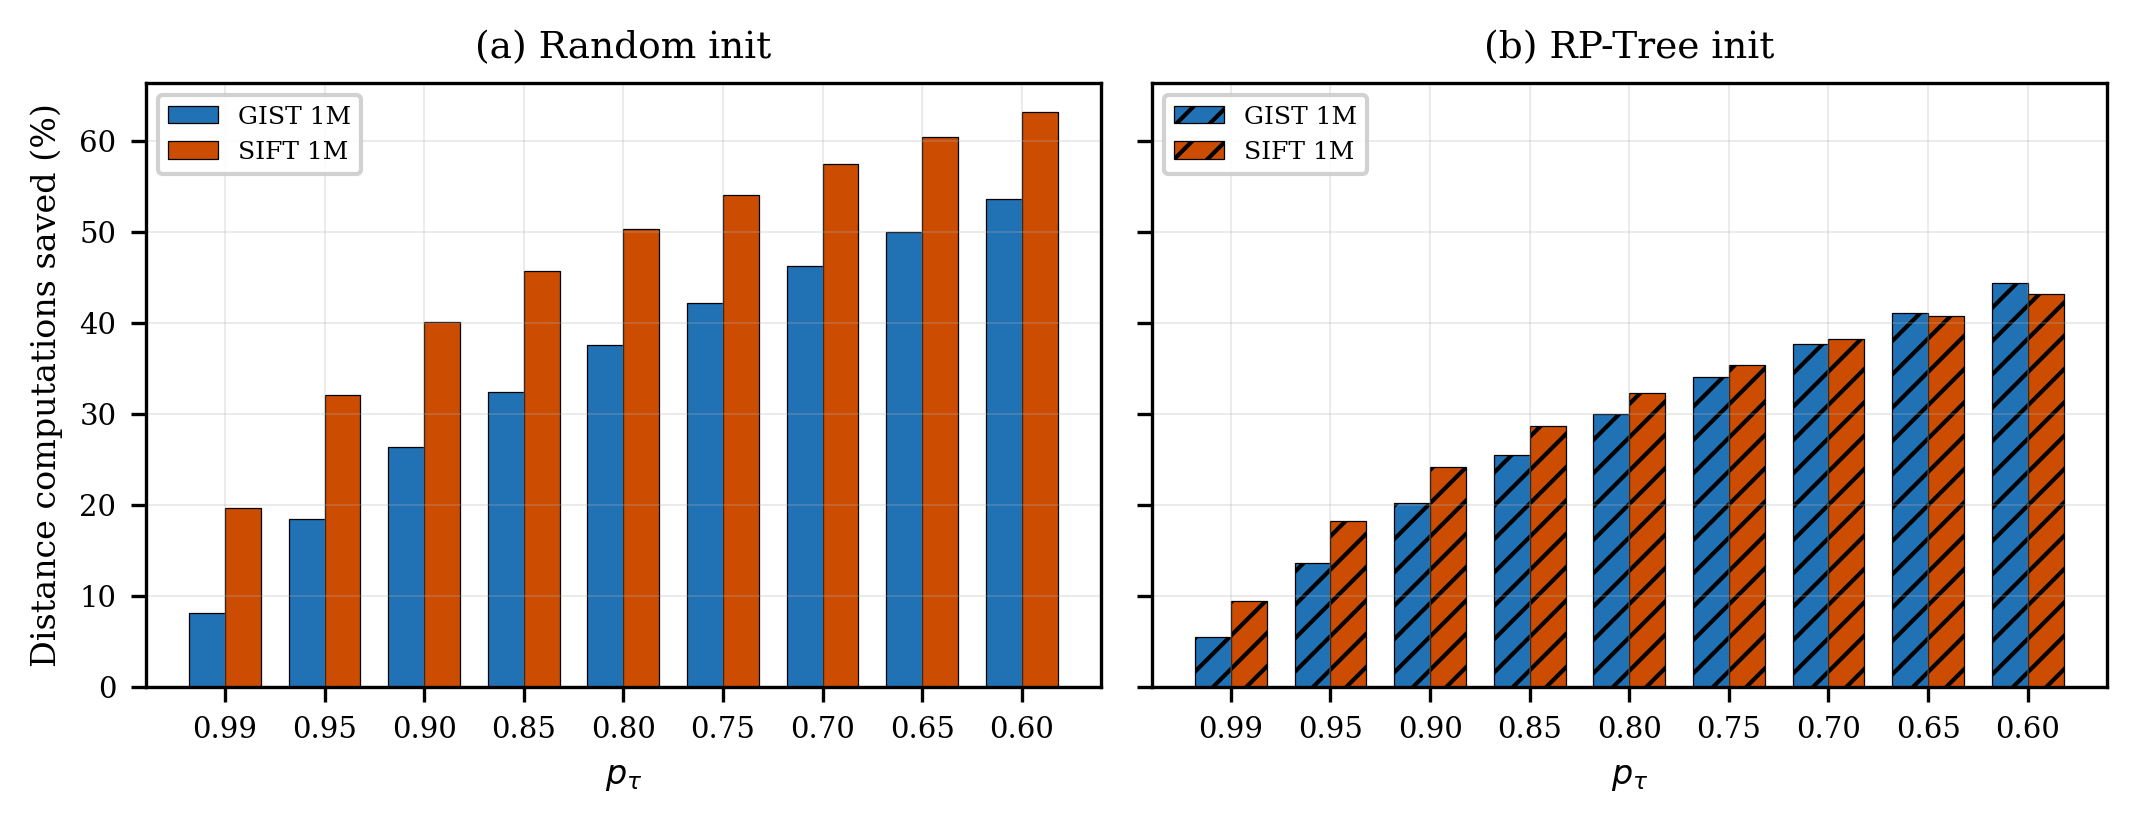

Write the Python code that produced this figure.
"""Fig 4 — Distance-computation savings from the projection filter.
(a) % dist comps saved vs pτ, random init (SIFT 1M + GIST 1M grouped bars).
(b) Same for RP-Tree init.
Double-column IEEE figure.
"""
import os
import numpy as np
import matplotlib.pyplot as plt
from parse import collect_filter_sweep
from style import DOUBLE

OUT = os.path.dirname(os.path.abspath(__file__))

PT_ORDER = [0.99, 0.95, 0.90, 0.85, 0.80, 0.75, 0.70, 0.65, 0.60]

DATASETS = [
    ("gist1m", "GIST 1M", "#2171b5"),
    ("sift1m", "SIFT 1M", "#cc4c02"),
]

fig, (ax_rand, ax_rpt) = plt.subplots(1, 2, figsize=(DOUBLE, 2.8), sharey=True)

x = np.arange(len(PT_ORDER))
width = 0.36


def plot_bars(ax, init, title):
    for i, (tag, label, color) in enumerate(DATASETS):
        builds = collect_filter_sweep(tag, init)
        base = next((b for b in builds if b["pt"] is None), None)
        if base is None:
            continue
        run_by_pt = {b["pt"]: b for b in builds if b["pt"] is not None}
        savings = []
        for pt in PT_ORDER:
            b = run_by_pt.get(pt)
            if b is None:
                savings.append(np.nan)
            else:
                savings.append(100.0 * (1.0 - b["total_dist"] / base["total_dist"]))
        offset = (-width / 2) if i == 0 else (width / 2)
        hatch = "" if init == "random" else "///"
        ax.bar(x + offset, savings, width, color=color, edgecolor="black",
               linewidth=0.3, hatch=hatch, label=label)

    ax.axhline(0, color="gray", linewidth=0.5)
    ax.set_xticks(x)
    ax.set_xticklabels([f"{p:.2f}" for p in PT_ORDER])
    ax.set_xlabel(r"$p_\tau$")
    ax.set_title(title)
    ax.legend(loc="upper left", framealpha=0.9, fontsize=6)


plot_bars(ax_rand, "random", "(a) Random init")
plot_bars(ax_rpt, "rptree", "(b) RP-Tree init")

ax_rand.set_ylabel("Distance computations saved (%)")

plt.tight_layout()
out = os.path.join(OUT, "fig4_dist_comps")
plt.savefig(out + ".pdf")
plt.savefig(out + ".png", dpi=300)
print(f"Saved: {out}.{{pdf,png}}")
